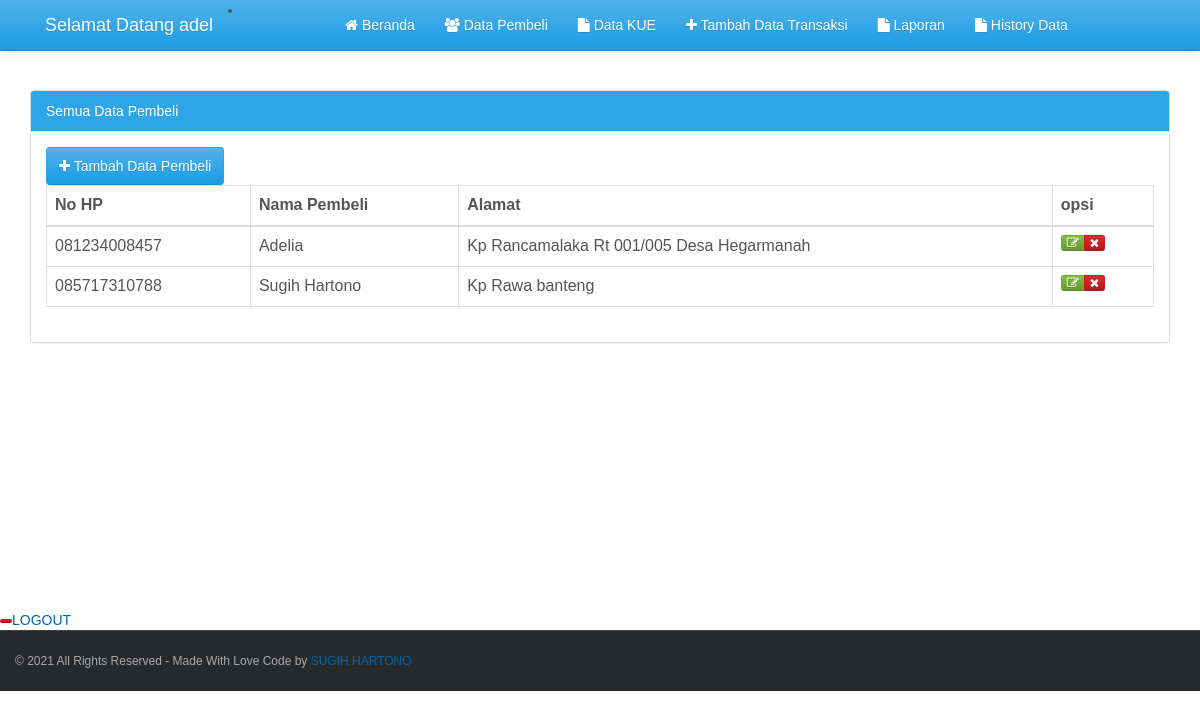
Screenshot of /uas_basis_data/pembeli.php (signed in) with the database file from the repository.
### tables this page shows
CREATE TABLE `pembeli` (
  `no_hp` varchar(14) NOT NULL,
  `nama_pembeli` varchar(255) NOT NULL,
  `alamat` varchar(255) NOT NULL
);

### uas_basis_data/pembeli.php (the view, shortened to what this page needs)
?><?php
include("db.php");
?>
<!DOCTYPE html>
<html>
	<head>
		<?php include("include/css.php"); ?>
	</head>
	<body>
		<header>
			<?php include("include/header.php"); ?>
		</header>
		<div class='container' style='margin-top:70px'>
			<div class='row' style='min-height:520px'>
				<div class='col-md-12'>
					<div class='panel panel-primary'>
						<div class='panel-heading'>Semua Data Pembeli</div>
						<div class='panel-body'>
							<a class='btn btn-primary' href='tambah_pembeli.php'><i class='fa fa-plus'></i> Tambah Data Pembeli</a>
							<p>
							<table class="table table-hover table-bordered">
							  <thead>
								<tr>
								  <th>No HP</th>
								  <th>Nama Pembeli</th>
								  <th>Alamat </th>
								  <th>opsi</th>
								</tr>
							  </thead>
							  <tbody>
								<?php
									$sqlquery = "SELECT * FROM pembeli";
									if ($result = mysqli_query($con, $sqlquery)) {
										while ($row = mysqli_fetch_assoc($result)) {
								?>
								<tr>
								<td><?php echo $row["no_hp"];?></td>
								<td><?php echo $row["nama_pembeli"];?></td>
								<td><?php echo $row["alamat"];?></td>
								<td>
								<div class="btn-group">
								   <a href="edit_pembeli.php?no_hp=<?php echo $row["no_hp"];?>" class="btn btn-xs btn-success" title='Edit'> <i class="fa fa-edit"></i> </a>
								  <a onclick="return confirm('Anda yakin ingin menghapus data tersebut?');" href="opsi_pembeli.php?act=delete&no_hp=<?php echo $row["no_hp"];?>" class="btn btn-xs btn-danger"> <i class="fa fa-remove" title='Hapus'></i> </a>
								</div>
								</td>
								</tr>
								<?php
										}
									}
									?>
							  </tbody>
							</table>
						</div>
					</div>
				</div>
			</div>
		</div>
		<?php include("include/footer.php"); ?>
	</body>
</html>

### uas_basis_data/css/style.css (style rules this page uses)
body { font-family:Arial, Sans-Serif; }
a { color:#0067ab; text-decoration:none; }

### rows the page displays
pembeli: no_hp "081234008457", nama_pembeli "Adelia", alamat "Kp Rancamalaka Rt 001/005 Desa Hegarmanah"
pembeli: no_hp "085717310788", nama_pembeli "Sugih Hartono", alamat "Kp Rawa banteng"

### other values shown
$_SESSION['username'] "adel"
